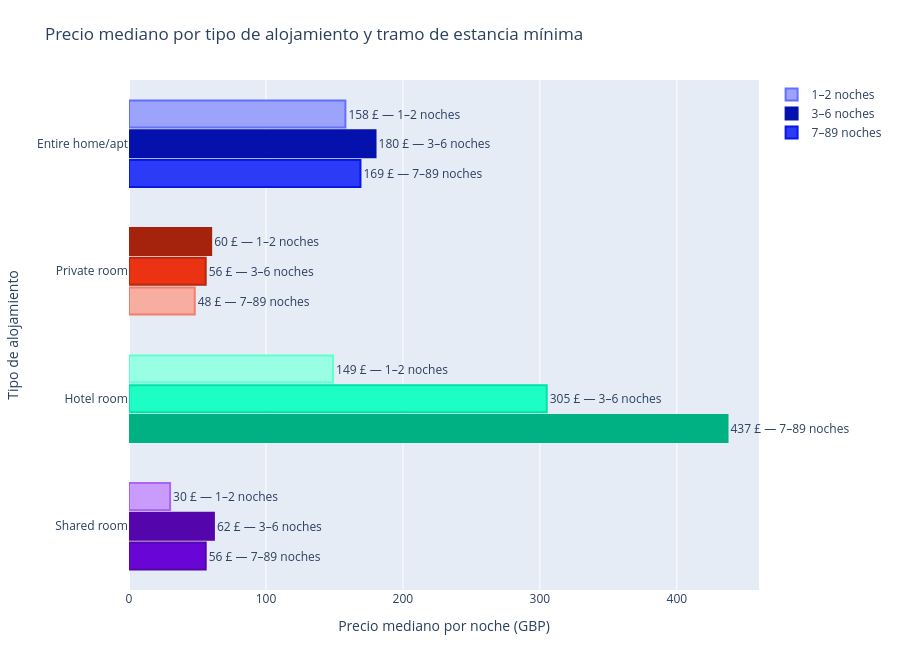

The notebook cell saved with this chart:
### Markdown cell above
## Precio según estancia mínima
Se agrupan los listings por bandas de `minimum_nights` y se compara el precio mediano por tipo de alojamiento.

### Code cell
import colorsys

bands = ["1–2", "3–6", "7–89"]

band_series = pd.cut(
    df_london_core["minimum_nights"],
    bins=[0, 2, 6, 89],
    labels=bands,
    include_lowest=True
)

df_bandas = pd.DataFrame({
    "room_type": df_london_core["room_type"],
    "band": band_series,
    "price": df_london_core["price"]
})

pivot = (
    df_bandas.groupby(["room_type", "band"])["price"]
    .median()
    .unstack()
)

preferred_order = ["Entire home/apt", "Private room", "Hotel room", "Shared room"]
present = [x for x in preferred_order if x in pivot.index]
others = sorted([x for x in pivot.index if x not in present])
room_order = present + others

pivot = pivot.reindex(index=room_order, columns=bands)

palette = px.colors.qualitative.Plotly
base_color = {rt: palette[i % len(palette)] for i, rt in enumerate(room_order)}

def shade_hex(hex_color, t):
    h = hex_color.lstrip("#")
    r = int(h[0:2], 16) / 255
    g = int(h[2:4], 16) / 255
    b = int(h[4:6], 16) / 255

    hh, ll, ss = colorsys.rgb_to_hls(r, g, b)
    ll_new = 0.80 - 0.45 * t
    ll_new = max(0.20, min(0.90, ll_new))

    r2, g2, b2 = colorsys.hls_to_rgb(hh, ll_new, ss)
    return "#{:02x}{:02x}{:02x}".format(int(r2 * 255), int(g2 * 255), int(b2 * 255))

intensity = pd.DataFrame(index=pivot.index, columns=pivot.columns, dtype=float)

for rt in pivot.index:
    vals = pivot.loc[rt].dropna()
    if len(vals) <= 1:
        intensity.loc[rt] = 0.5
    else:
        vmin, vmax = vals.min(), vals.max()
        intensity.loc[rt] = 0.5 if vmax == vmin else (pivot.loc[rt] - vmin) / (vmax - vmin)

fig = go.Figure()

for band in bands:
    s = pivot[band].dropna()
    if s.empty:
        continue

    y = s.index.tolist()
    x = s.values

    colors_fill = []
    colors_line = []
    texts = []

    for rt, v in zip(y, x):
        t = float(intensity.loc[rt, band]) if pd.notna(intensity.loc[rt, band]) else 0.5
        c_fill = shade_hex(base_color[rt], t)
        c_line = shade_hex(base_color[rt], min(1, t + 0.25))
        colors_fill.append(c_fill)
        colors_line.append(c_line)
        texts.append(f"{v:,.0f} £ — {band} noches")

    fig.add_trace(
        go.Bar(
            name=f"{band} noches",
            y=y,
            x=x,
            orientation="h",
            marker=dict(color=colors_fill, line=dict(color=colors_line, width=2)),
            text=texts,
            textposition="outside",
            cliponaxis=False
        )
    )

fig.update_layout(
    title="Precio mediano por tipo de alojamiento y tramo de estancia mínima",
    xaxis_title="Precio mediano por noche (GBP)",
    yaxis_title="Tipo de alojamiento",
    barmode="group",
    bargap=0.30,
    bargroupgap=0.10,
    height=650,
    margin=dict(l=120, r=140, t=80, b=60),
)

fig.update_yaxes(categoryorder="array", categoryarray=room_order, autorange="reversed")

fig.show()

### Figure 1 — Plotly figure (JSON) as saved in the notebook; plotly's stock layout.template omitted (floating-point values rounded to 4 significant figures)
{"data": [{"cliponaxis": false, "marker": {"color": ["#9ca3fb", "#a5230d", "#99ffe4", "#c99cfb"], "line": {"color": ["#646ffa", "#a5230d", "#5fffd4", "#ab64fa"], "width": 2}}, "name": "1–2 noches", "orientation": "h", "text": ["158 £ — 1–2 noches", "60 £ — 1–2 noches", "149 £ — 1–2 noches", "30 £ — 1–2 noches"], "textposition": "outside", "type": "bar", "x": [158.0, 60.0, 149.0, 30.0], "y": ["Entire home/apt", "Private room", "Hotel room", "Shared room"]}, {"cliponaxis": false, "marker": {"color": ["#0511ac", "#eb3213", "#1cfec3", "#5505ac"], "line": {"color": ["#0511ac", "#b6270e", "#00e2a6", "#5505ac"], "width": 2}}, "name": "3–6 noches", "orientation": "h", "text": ["180 £ — 3–6 noches", "56 £ — 3–6 noches", "305 £ — 3–6 noches", "62 £ — 3–6 noches"], "textposition": "outside", "type": "bar", "x": [180.0, 56.0, 305.0, 62.0], "y": ["Entire home/apt", "Private room", "Hotel room", "Shared room"]}, {"cliponaxis": false, "marker": {"color": ["#2c3bf8", "#f7ada0", "#00b283", "#6906d6"], "line": {"color": ["#0717e4", "#f27f6b", "#00b283", "#5505ac"], "width": 2}}, "name": "7–89 noches", "orientation": "h", "text": ["169 £ — 7–89 noches", "48 £ — 7–89 noches", "437 £ — 7–89 noches", "56 £ — 7–89 noches"], "textposition": "outside", "type": "bar", "x": [169.0, 48.0, 437.0, 56.0], "y": ["Entire home/apt", "Private room", "Hotel room", "Shared room"]}], "layout": {"bargap": 0.3, "bargroupgap": 0.1, "barmode": "group", "height": 650, "margin": {"b": 60, "l": 120, "r": 140, "t": 80}, "title": {"text": "Precio mediano por tipo de alojamiento y tramo de estancia mínima"}, "xaxis": {"title": {"text": "Precio mediano por noche (GBP)"}}, "yaxis": {"autorange": "reversed", "categoryarray": ["Entire home/apt", "Private room", "Hotel room", "Shared room"], "categoryorder": "array", "title": {"text": "Tipo de alojamiento"}}}}
